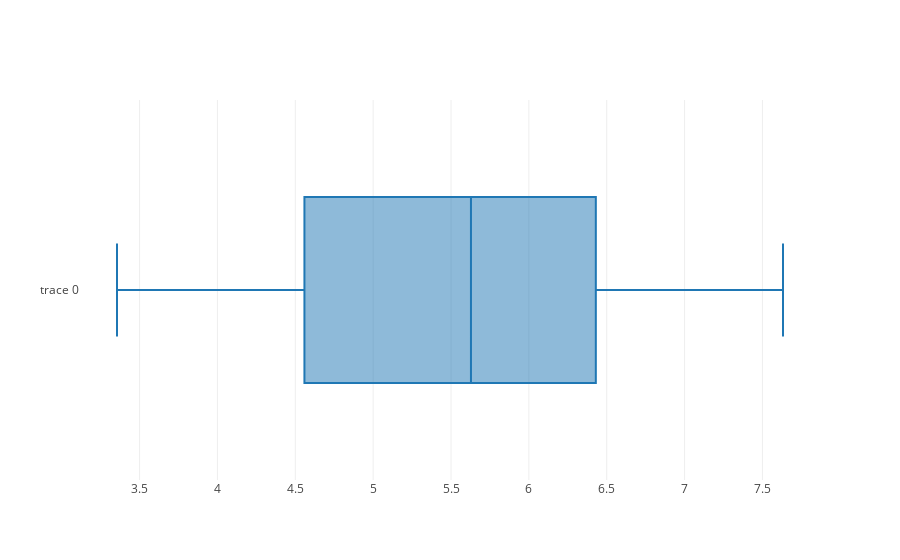

This figure's notebook cell:
### Markdown cell above
#### World Analysis of Life Ladder

### Code cell
Boxplot_of_Life_Ladder = go.Box(x=Main_Data["Life ladder, 2015-2017"])
data = [Boxplot_of_Life_Ladder]
iplot(data)
